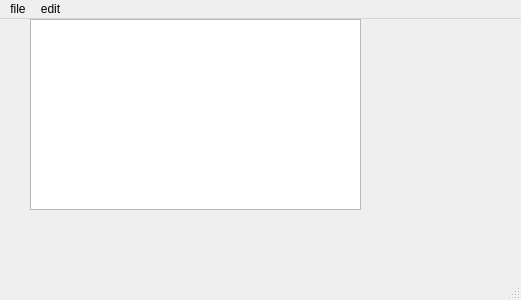
<?xml version="1.0" encoding="UTF-8"?>
<ui version="4.0">
 <class>MainWindow</class>
 <widget class="QMainWindow" name="MainWindow">
  <property name="geometry">
   <rect>
    <x>0</x>
    <y>0</y>
    <width>521</width>
    <height>300</height>
   </rect>
  </property>
  <property name="windowTitle">
   <string>MainWindow</string>
  </property>
  <widget class="QWidget" name="centralwidget">
   <widget class="QTextEdit" name="textEdit">
    <property name="geometry">
     <rect>
      <x>30</x>
      <y>0</y>
      <width>331</width>
      <height>191</height>
     </rect>
    </property>
   </widget>
  </widget>
  <widget class="QMenuBar" name="menubar">
   <property name="geometry">
    <rect>
     <x>0</x>
     <y>0</y>
     <width>521</width>
     <height>22</height>
    </rect>
   </property>
   <widget class="QMenu" name="menudsa">
    <property name="title">
     <string>file</string>
    </property>
    <addaction name="separator"/>
    <addaction name="separator"/>
    <addaction name="actionnew"/>
    <addaction name="actionopen"/>
    <addaction name="actionsave_as"/>
    <addaction name="actionsave"/>
   </widget>
   <widget class="QMenu" name="menuedit">
    <property name="title">
     <string>edit</string>
    </property>
    <addaction name="actioncut"/>
    <addaction name="actioncopy"/>
    <addaction name="actioncompare_with"/>
   </widget>
   <addaction name="menudsa"/>
   <addaction name="menuedit"/>
  </widget>
  <widget class="QStatusBar" name="statusbar"/>
  <action name="actionnew">
   <property name="text">
    <string>new</string>
   </property>
  </action>
  <action name="actionopen">
   <property name="text">
    <string>open</string>
   </property>
  </action>
  <action name="actionsave_as">
   <property name="text">
    <string>save as</string>
   </property>
  </action>
  <action name="actioncut">
   <property name="text">
    <string>cut</string>
   </property>
  </action>
  <action name="actioncopy">
   <property name="text">
    <string>copy</string>
   </property>
  </action>
  <action name="actionsave">
   <property name="text">
    <string>save</string>
   </property>
  </action>
  <action name="actioncompare_with">
   <property name="text">
    <string>compare with</string>
   </property>
  </action>
 </widget>
 <resources/>
 <connections/>
</ui>
